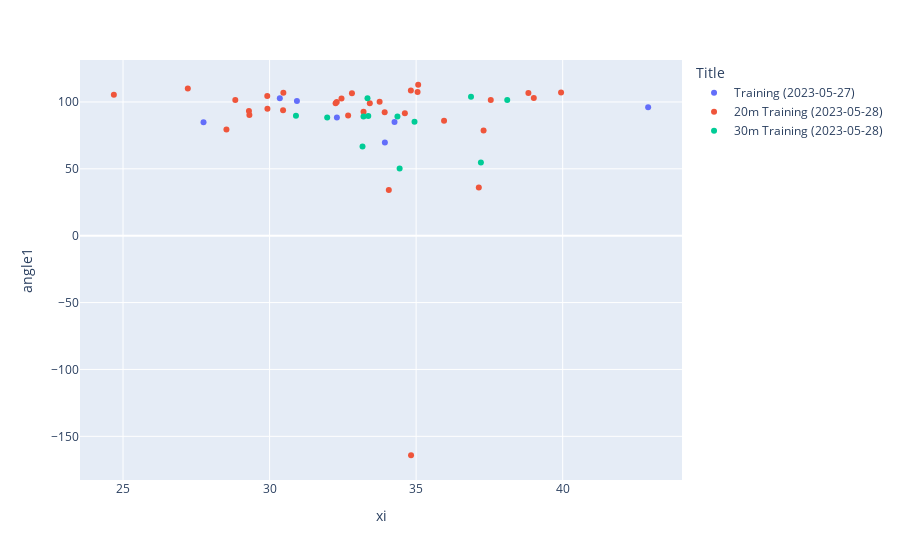

Here is the notebook cell this chart was saved with:
### Markdown cell above
## Sensor Data

### Code cell
px.scatter(
    df_sensors,
    x="xi",
    y="angle1",
    color="Title"
)

### Figure 1 — Plotly figure (JSON) as saved in the notebook; plotly's stock layout.template omitted (floating-point values rounded to 4 significant figures)
{"data": [{"hovertemplate": "Title=Training (2023-05-27)<br>xi=%{x}<br>angle1=%{y}<extra></extra>", "legendgroup": "Training (2023-05-27)", "marker": {"color": "#636efa", "symbol": "circle"}, "mode": "markers", "name": "Training (2023-05-27)", "orientation": "v", "showlegend": true, "type": "scatter", "x": [30.35, 27.75, 33.93, 32.3, 42.92, 34.26, 30.93, null], "xaxis": "x", "y": [102.8, 84.87, 69.63, 88.33, 95.97, 84.96, 100.8, null], "yaxis": "y"}, {"hovertemplate": "Title=20m Training (2023-05-28)<br>xi=%{x}<br>angle1=%{y}<extra></extra>", "legendgroup": "20m Training (2023-05-28)", "marker": {"color": "#EF553B", "symbol": "circle"}, "mode": "markers", "name": "20m Training (2023-05-28)", "orientation": "v", "showlegend": true, "type": "scatter", "x": [33.93, 37.3, 33.21, 33.75, 30.46, 35.05, 32.25, 28.53, 32.81, 32.29, 37.55, 29.92, 39.01, 33.42, 34.62, 38.83, 29.3, 34.07, 32.45, 30.47, 35.07, 34.82, 29.31, 32.68, 29.93, 28.83, 27.21, 24.69, 39.94, 37.14, 34.83, 35.95], "xaxis": "x", "y": [92.24, 78.67, 92.6, 100.2, 93.77, 107.5, 98.93, 79.35, 106.6, 99.93, 101.4, 104.5, 102.9, 99.09, 91.58, 106.7, 93.15, 34.12, 102.6, 106.8, 112.9, 108.6, 90.31, 89.8, 94.98, 101.5, 110.1, 105.3, 107.1, 36.01, -164.1, 85.93], "yaxis": "y"}, {"hovertemplate": "Title=30m Training (2023-05-28)<br>xi=%{x}<br>angle1=%{y}<extra></extra>", "legendgroup": "30m Training (2023-05-28)", "marker": {"color": "#00cc96", "symbol": "circle"}, "mode": "markers", "name": "30m Training (2023-05-28)", "orientation": "v", "showlegend": true, "type": "scatter", "x": [34.94, 34.44, 30.9, 36.87, 33.34, 33.37, 37.21, 33.17, 38.11, 34.36, 31.97, 33.2], "xaxis": "x", "y": [85.26, 50.19, 89.77, 103.9, 102.7, 89.48, 54.8, 66.71, 101.5, 89.1, 88.28, 89.12], "yaxis": "y"}], "layout": {"legend": {"title": {"text": "Title"}, "tracegroupgap": 0}, "margin": {"t": 60}, "xaxis": {"anchor": "y", "domain": [0, 1], "title": {"text": "xi"}}, "yaxis": {"anchor": "x", "domain": [0, 1], "title": {"text": "angle1"}}}}
